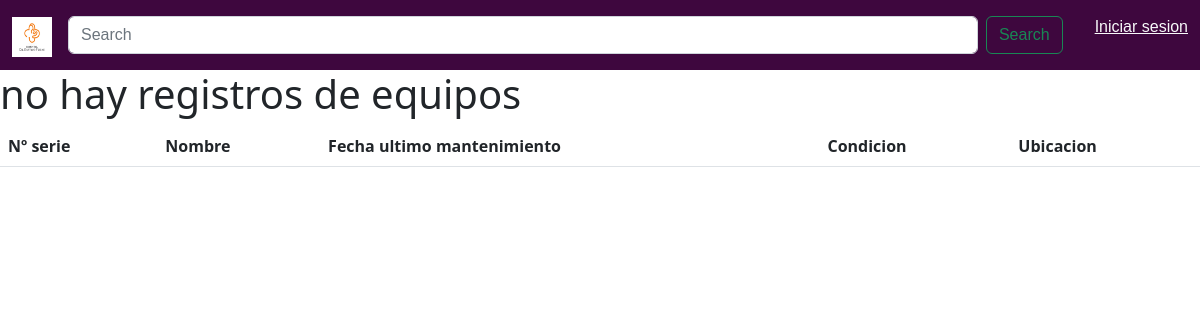
The app's page /, older data.
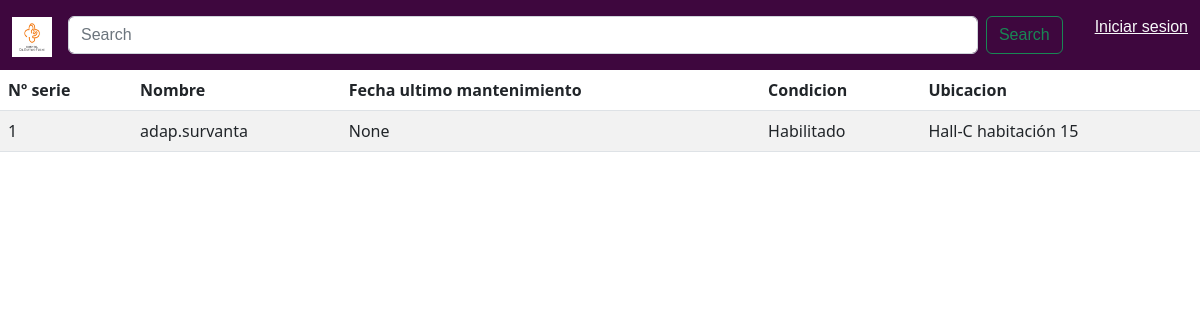
The same page, newer data.
### app/models.py (models this page shows, shortened)
class Equipo(models.Model):
    Nombre=models.CharField(max_length=30)
    SerialNumber=models.IntegerField()
    Mensaje=models.TextField(max_length=300,blank=True,null=True)
    Fecha_ultimo_mantenimiento=models.DateField(blank=True,null=True)
    Fecha_estimada_devolución=models.DateField(blank=True,null=True)
    Ubicacion=models.CharField(max_length=30, blank=False, null=True)
    EstadoEquipo= (
        ('En Mantenimeinto','En Mantenimiento'),
        ('Habilitado','Habilitado'),
        ('En Mantenimiento','Dado de baja'),
        ('En Desuso','En Desuso'),
        ('En Prestamo','En Prestamo'),
        )
    Estado = models.CharField(max_length=30, choices=EstadoEquipo)

### app/views.py (the view)
# urls.py: 2. Add a URL to urlpatterns:  path('', views.home, name='home')
def home(request):
    busqueda = request.GET.get("buscar")
    equipos = Equipo.objects.all()
    return render(request,'app/home.html',{"e":equipos},)

### app/templates/app/home.html (shortened to what this page needs)
<!DOCTYPE html>
{%load static%}
<html lang="en">
<head>
    <link rel="stylesheet" href="{% static 'app/css/bootstrap.css' %}">
    <link type="text/css" href="{% static 'app/css/elcss.css' %}" rel="stylesheet">
</head>
<header>
    <nav class="navbar" id="Nav">
        <div class="container-fluid">
          <a class="navbar-brand" href=" ">
            <img src="{% static 'app/img/HOSPITAL-DR-G-FRICKE.jpg' %}" alt="Logo" class="d-inline-block align-text-top" width="40" height="40">
          </a>
          <div class="col-md">
            <form class="d-flex" role="search">
                <input class="form-control me-2" type="search" placeholder="Search" aria-label="Search" name="buscar">
                <button class="btn btn-outline-success" type="submit">Search</button>
              </form>
            </div>
            <div>
              <ul>
            <a href="{%url 'admin:index'%} " class="link-light">Iniciar sesion</a></div>
        </div>
      </nav>
</header>
<body >
    <div class="table reponsive">
        <table class="table table-striped">
            <thead>
                <tr>
                    <th scope="col">Nº serie</th>
                    <th scope="col">Nombre</th>
                    <th scope="col">Fecha ultimo mantenimiento</th>
                    <th scope="col">Condicion</th>
                    <th scope="col">Ubicacion</th>
                </tr>
            </thead>
            <tbody>
            {%if e%}
            {%for equip in e%}
            <tr>
                <td>{{equip.SerialNumber}}</td>
                <td>{{equip.Nombre}}</td>
                <td>{{equip.Fecha_ultimo_mantenimiento}}</td>
                <td>{{equip.Estado}}</td>
                <td>{{equip.Ubicacion}}</td>
            </tr>
            {%endfor%}
            {%else%}
                <h1>no hay registros de equipos</h1>
            {%endif%}
            </tbody>
        </table>
    </div>
</body>
</html>

### app/static/app/css/elcss.css (style rules this page uses)
#Nav { background-color: rgb(62, 7, 62); font-family: 'Trebuchet MS', 'Lucida Sans Unicode', 'Lucida Grande', 'Lucida Sans', Arial, sans-serif; }

Row changes from the older to the newer data that the page shows:
added Equipo: SerialNumber "1", Nombre "adap.survanta", Fecha_ultimo_mantenimiento "None", Estado "Habilitado", Ubicacion "Hall-C habitación 15"
Text that changed along with them:
text no longer shown: "no hay registros de equipos"
